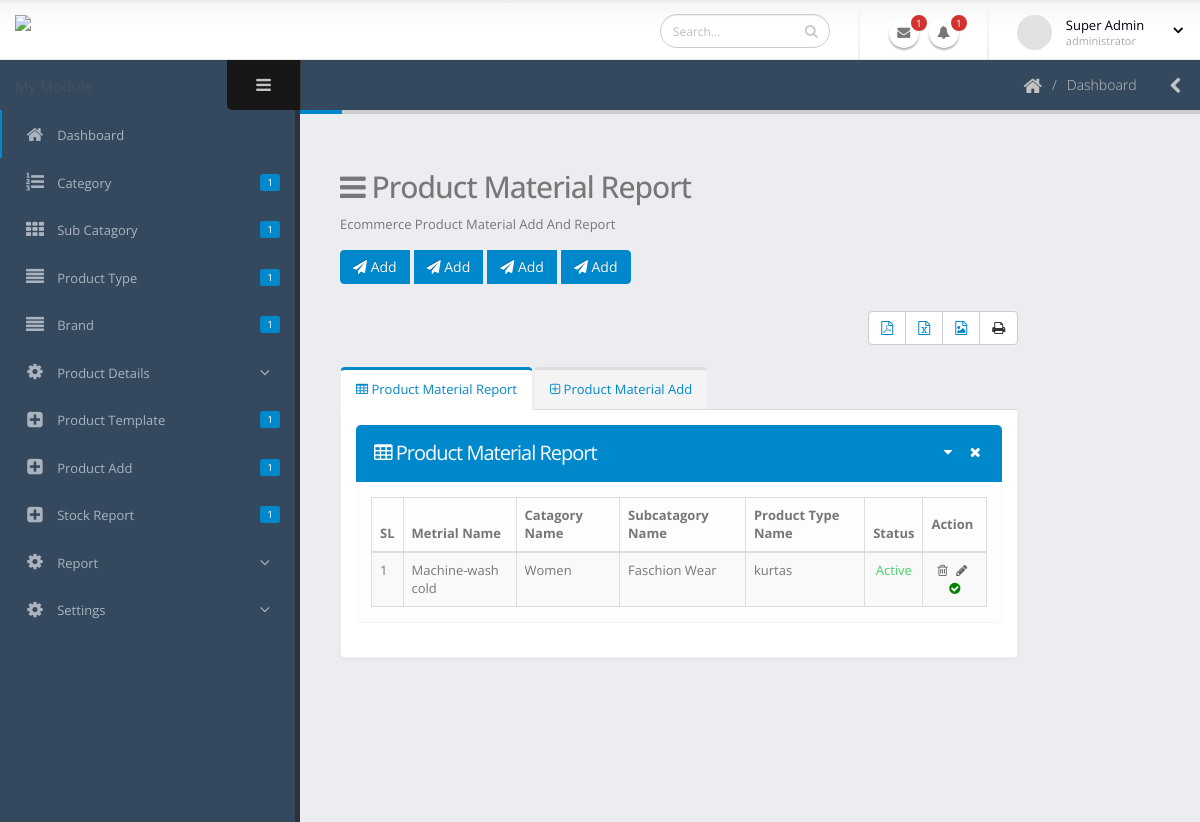
Screenshot of /backend/product-material (signed in) with the database file from the repository.
### Backend/models.py (models this page shows, shortened)
class ProductMetarial(models.Model):
    metarial_name=models.CharField(max_length=50)
    category=models.ForeignKey(CategoryModel,on_delete=models.DO_NOTHING,default=1)
    subcategory=models.ForeignKey(SubcategoryModel,on_delete=models.DO_NOTHING,default=1)
    product_type=models.ForeignKey(ProductTypeModel,on_delete=models.DO_NOTHING,default=1)
    status=models.CharField(max_length=10)
    created_at=models.DateTimeField(auto_now_add=True)
    updated_at=models.DateTimeField(auto_now=True)

class CategoryModel(models.Model):
    category_name=models.CharField(max_length=40,unique=True)
    category_des=models.TextField()
    category_status=models.CharField(max_length=10)
    created_at=models.DateTimeField(auto_now_add=True)
    updated_at=models.DateTimeField(auto_now=True)
    def __str__(self):
        return self.category_name

class SubcategoryModel(models.Model):
    subcategory_name=models.CharField(max_length=40)
    category=models.ForeignKey(CategoryModel, on_delete=models.DO_NOTHING, default=1)
    subcategory_des=models.TextField()
    subcategory_status=models.CharField(max_length=10)
    created_at=models.DateTimeField(auto_now_add=True)
    updated_at=models.DateTimeField(auto_now=True)
    def __str__(self):
        return self.subcategory_name

class ProductTypeModel(models.Model):
    product_type=models.CharField(max_length=40)
    category=models.ForeignKey(CategoryModel,on_delete=models.DO_NOTHING,default=1)
    subcategory=models.ForeignKey(SubcategoryModel,on_delete=models.DO_NOTHING,default=1)
    des=models.TextField()
    status=models.CharField(max_length=10)
    created_at=models.DateTimeField(auto_now_add=True)
    updated_at=models.DateTimeField(auto_now=True)
    def __str__(self):
        return self.product_type

### Backend/views.py (the view)
# urls.py: path('product-material',views.productMaterial,name="material"),
@login_required
def productMaterial(request):
        product_metarial=ProductMetarial.objects.all()
        if request.method =='POST':
                metarial_form=ProductMetarialForm(request.POST)
                if metarial_form.is_valid():
                        metarial_form.save()
                        messages.success(request,'Metarial Data Save Succsessfully')
                        return HttpResponseRedirect(reverse('material'))
        else:
                metarial_form=ProductMetarialForm()
        context={
                'form':metarial_form,
                'all_data':product_metarial
        }
        return render(request,'Backend/product_metarial/product_material.html',context)

### Backend/forms/product_metarial_form.py
class ProductMetarialForm(forms.ModelForm):
    class Meta:
        model=ProductMetarial
        category_choices=CategoryModel.objects.filter(category_status='Active')
        status_choices=(('','--select--'),('Active','Active'),('Inactive','Inactive'))
        fields='__all__'
        widgets={
            'metarial_name':forms.TextInput(attrs={'class':'form-control','placeholder':'Metarial Name','id':'metarial_name'}),
            'category':forms.Select(attrs={'class':'form-control','id':'category'}),
            'subcategory':forms.Select(attrs={'class':'form-control','id':'subcategory'}),
            'product_type':forms.Select(attrs={'class':'form-control','id':'product_type'}),
            'status':forms.Select(attrs={'class':'form-control'},choices=status_choices)
        }

### Backend/templates/Backend/product_metarial/product_material.html (shortened to what this page needs)
{% extends 'Backend/index.html' %}
{% block main_content%}
{% load static %}
<div class="row">
    <div class="col-md-10">
         <h2><i class="fa fa-bars" aria-label="Toggle sidebar"></i>  Product Material Report</h2>
         <p>Ecommerce  Product Material  Add And Report</p>
          <div class="controls text-left">
          <div data-toggle="buttons-checkbox" class="btn-group">
            <button type="button" class="mb-xs mt-xs mr-xs btn btn-primary">
                <a target="_blank" href="/daily_attendance_pdf">
                    <span style="color:white"><i class="fa  fa-send" aria-hidden="true"></i> Add</span>
                </a>
            </button>
            <button type="button" class="mb-xs mt-xs mr-xs btn btn-primary">
                <a target="_blank" href="/daily_attendance_pdf">
                    <span style="color:white"><i class="fa  fa-send" aria-hidden="true"></i> Add</span>
                </a>
            </button>
             <button type="button" class="mb-xs mt-xs mr-xs btn btn-primary">
                <a target="_blank" href="/daily_attendance_pdf">
                    <span style="color:white"><i class="fa  fa-send" aria-hidden="true"></i> Add</span>
                </a>
            </button>
           <button type="button" class="mb-xs mt-xs mr-xs btn btn-primary">
                <a target="_blank" href="/daily_attendance_pdf">
                    <span style="color:white"><i class="fa  fa-send" aria-hidden="true"></i> Add</span>
                </a>
            </button>
          </div>
         </div>
         <br>
         <div class="controls text-right">
          <div data-toggle="buttons-checkbox" class="btn-group">
             <button  class="btn btn-default"  title='Export PDF' type="button">
                 <a target="_blank" href="">
                     <i class="fa fa-file-pdf-o" aria-hidden="true"></i>
                 </a>
             </button>
             <button class="btn btn-default"  title='Export Excel' type="button">
                 <a  href="/daily_attendance_excle">
                     <i class="fa fa-file-excel-o" aria-hidden="true"></i>
                 </a>
             </button>
             <button class="btn btn-default" title='Preview' ttype="button">
                 <a target="_blank" href="/daily_attendance_pdf">
                     <i class="fa fa-file-image-o"></i>
                 </a>
             </button>
            <button class="btn btn-default" title='Print' type="button">
                <i class="fa fa-print" aria-hidden="true"></i>
            </button>
          </div>
         </div>
         <br>
         <div class="tabs tabs-primary">
            <ul class="nav nav-tabs">
                <li class="active">
                    <a href="#popular11" data-toggle="tab"><i class="fa fa-table"></i> Product Material Report</a>
                </li>
                <li>
                    <a href="#recent11" data-toggle="tab"><i class="fa fa-plus-square-o"></i>  Product Material Add</a>
                </li>
            </ul>
            <div class="tab-content">
                <div id="popular11" class="tab-pane active">
                 <section class="panel panel-primary">
                     <header class="panel-heading">
                       <div class="panel-actions">
                <a href="#" class="fa fa-caret-down"></a>
                <a href="#" class="fa fa-times"></a>
            </div>
            <h2 class="panel-title"> <i class="fa fa-table"></i> Product Material Report</h2>
        </header>
        <div class="panel-body">
            <table class="table table-bordered table-striped mb-none" id="datatable-tabletools" data-swf-path="../assets/vendor/jquery-datatables/extras/TableTools/swf/copy_csv_xls_pdf.swf">
                <thead>
                    <tr>
                        <th>SL</th>
                        <th>Metrial Name</th>
                        <th>Catagory Name</th>
                        <th>Subcatagory Name</th>
                        <th>Product Type Name</th>
                        <th class="hidden-phone">Status</th>
                        <th class="actions">Action</th>
                    </tr>
                </thead>
                <tbody>
                    {% for data_fetch in all_data %}
                <tr class="gradeX">
                        <td>{{forloop.counter}}</td>
                        <td>
                            {{data_fetch.metarial_name}}
                        </td>
                        <td>
                                {{data_fetch.category}}
                        </td>
                        <td> {{data_fetch.subcategory}}</td>
                        <td> {{data_fetch.product_type}}</td>
                        <td class="center hidden-phone">
                        {% if data_fetch.status == "Active"%}
                            <span style="color:rgb(72, 207, 112)">{{data_fetch.status}}</span>
                        {% else %}
                            <span style="color: indianred">{{data_fetch.status}}</span>
                        {% endif %}
                        </td>
                        <td class="center actions">
                            <a href="{% url 'product_metarial_delete' data_fetch.pk %}" class="on-default remove-row" onclick="return confirm('Are You Sure?')"><i class="fa fa-trash-o"></i></a>
                            <a href="{%url 'product_metarial_update'  data_fetch.pk %}" class="on-default edit-row"><i class="fa fa-pencil"></i></a>
                            {% if data_fetch.status == "Active" %}
                             <a href="" class="on-default edit-row"><span style="color:green"><i class="fa fa-check-circle"></i></span></a>
                            {% else %}
                             <a href="" class="on-default edit-row"><span style="color:red"><i class="fa fa-times-circle"></i></span></a>
                            {% endif %}
                        </td>
                    </tr>
                    {% endfor %}
                </tbody>
            </table>
        </div>
    </section>
                </div>
            </div>
        </div>
    </div>
</div>
{% endblock %}

### Backend/static/Backend/assets/stylesheets/skins/default.css (style rules this page uses)
a, .btn-link { color: #0088cc; }
body .btn-primary { color: #ffffff; text-shadow: 0 -1px 0 rgba(0, 0, 0, 0.25); background-color: #0088cc; border-color: #0088cc; }
html .panel-primary .panel-heading { background: #0088cc; border-color: #0088cc; }
html body .tabs-primary .nav-tabs li a, html.dark body .tabs-primary .nav-tabs li a, html body .tabs-primary .nav-tabs.nav-justified li a, html.dark body .tabs-primary .nav-tabs.nav-justified li a, html body .tabs-primary .nav-tabs li a:hover, html.dark body .tabs-primary .nav-tabs li a:hover, html body .tabs-primary .nav-tabs.nav-justified li a:hover, html.dark body .tabs-primary .nav-tabs.nav-justified li a:hover { color: #0088cc; }
html body .tabs-primary .nav-tabs li.active a, html.dark body .tabs-primary .nav-tabs li.active a, html body .tabs-primary .nav-tabs.nav-justified li.active a, html.dark body .tabs-primary .nav-tabs.nav-justified li.active a, html body .tabs-primary .nav-tabs li.active a:hover, html.dark body .tabs-primary .nav-tabs li.active a:hover, html body .tabs-primary .nav-tabs.nav-justified li.active a:hover, html.dark body .tabs-primary .nav-tabs.nav-justified li.active a:hover, html body .tabs-primary .nav-tabs li.active a:focus, html.dark body .tabs-primary .nav-tabs li.active a:focus, html body .tabs-primary .nav-tabs.nav-justified li.active a:focus, html.dark body .tabs-primary .nav-tabs.nav-justified li.active a:focus { border-top-color: #0088cc; color: #0088cc; }

### rows the page displays
ProductMetarial: metarial_name "Machine-wash cold", category "Women", subcategory "Faschion Wear", product_type "kurtas", status "Active"
